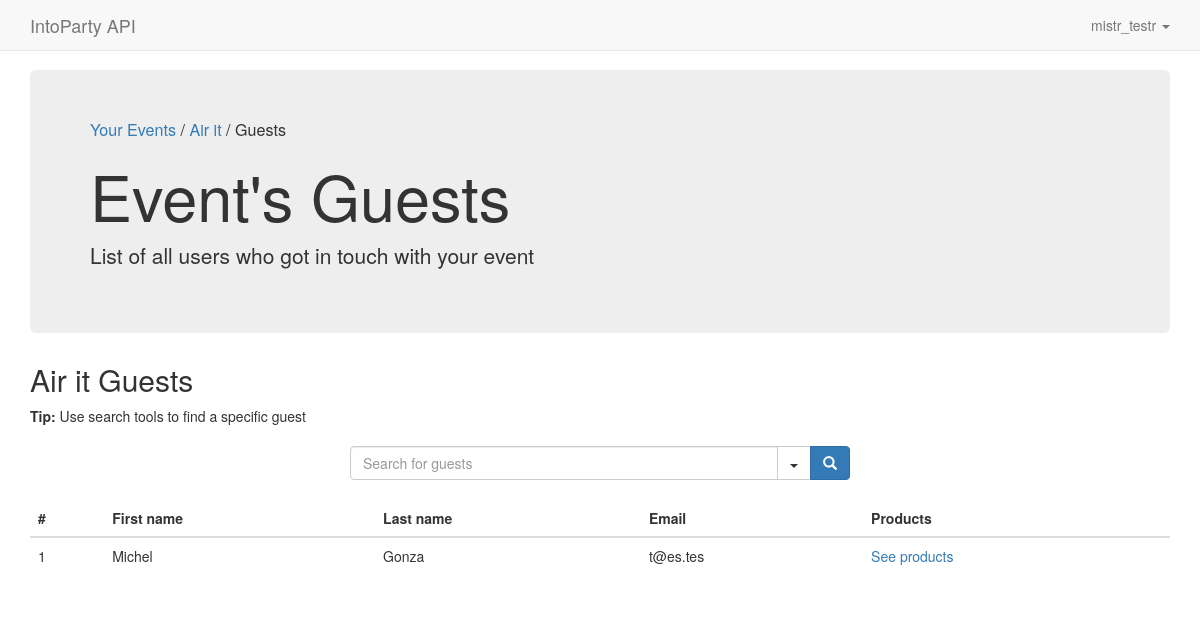
The app's page /events/2/guests/ (signed in) with its own data.
### web/models.py (models this page shows, shortened)
class Event(models.Model):
  name = models.CharField(max_length=200)
  organizer = models.ForeignKey(User)
  location = models.CharField(max_length=100, blank=True)
  description = models.TextField(default='', blank=True)
  STATUS_CHOICES = (
      ('OP', 'Open'),
      ('CL', 'Closed'),
      ('IO', 'Invite Only'),
      ('IN', 'Invisible'),
    )
  status =  models.CharField(max_length=2, choices=STATUS_CHOICES, default='IN')
  start_time = models.DateTimeField(default=timezone.now)
  end_time =  models.DateTimeField()
  facebook_share_img_url = models.URLField(default='', blank=True)
  ticketshop_url = models.URLField(default='', blank=True)
  sold_out = models.BooleanField(default=False)

class Guest(models.Model):
  event = models.ForeignKey(Event, on_delete=models.CASCADE)
  user = models.ForeignKey(User)

### web/views.py (the view)
# urls.py: url(r'^events/(?P<event_id>[0-9]+)/guests/$', views.guests, name='guests'),
@login_required
def guests(request, event_id):
  event = get_event_or_404(request.user, event_id)
  guests = event.guest_set.all()
  context = {
    'event' : event,
    'guests' : guests,
  }
  return render(request, 'web/guests.html', context)

### web/templatetags/breadcrumbs.py (called while the page is built, shortened)
@register.tag
def breadcrumb(parser, token):
  return BreadcrumbNode(token.split_contents()[1:])

@register.tag
def breadcrumb_url(parser, token):
  bits = token.split_contents()
  if len(bits)==2:
    return breadcrumb(parser, token)
  title = bits.pop(1)
  token.contents = ' '.join(bits)
  url_node = url(parser, token)
  return UrlBreadcrumbNode(title, url_node)

def create_crumb(title, url=None):
  crumb = "/"
  if url:
    crumb = "<a href='%s'>%s</a> %s" % (url, title, crumb)
  else:
    crumb = "%s" %  (title)
  return crumb

  def render(self, context):
    title = self.vars[0].var
    if title.find("'")==-1 and title.find('"')==-1:
      try:
        val = self.vars[0]
        title = val.resolve(context)
      except:
        title = ''
    else:
      title=title.strip("'").strip('"')
      title=smart_text(title)
    url = None
    return create_crumb(title, url)

  def render(self, context):
    title = self.title.var
    if title.find("'")==-1 and title.find('"')==-1:
      try:
        val = self.title
        title = val.resolve(context)
      except:
        title = ''
    else:
      title=title.strip("'").strip('"')
      title=smart_text(title)
    url = self.url_node.render(context)
    return create_crumb(title, url)

### web/views.py (called while the page is built)
def get_event_or_404(user, event_id):
  event = get_object_or_404(Event, pk=event_id)
  if (event.organizer != user):
    raise Http404("Event does not exist")
  else:
    return event

### web/templates/web/guests.html (shortened to what this page needs)
{% extends 'web/base.html' %}
{% load breadcrumbs %}
{% block bread %}
  {% breadcrumb_url 'Your Events' 'events' %}
  {% breadcrumb_url event.name 'single_event' event_id=event.id %}
  {% breadcrumb 'Guests' %}
{% endblock %}
{% block jumbo %}
  <h1>Event's Guests</h1>
  <p>List of all users who got in touch with your event</p>
{% endblock %}
{% block content %}
 <h2>{{ event.name }} Guests</h2>
  <p><strong>Tip:</strong> Use search tools to find a specific guest</p>
  <div class="row mt-20">
    <div class="col-md-12">
      <div class="input-group" id="adv-search">
        <input type="text" class="form-control" placeholder="Search for guests" />
        <div class="input-group-btn">
          <div class="btn-group" role="group">
            <div class="dropdown dropdown-lg">
              <button type="button" class="btn btn-default dropdown-toggle" data-toggle="dropdown" aria-expanded="false"><span class="caret"></span></button>
            </div>
            <button type="button" class="btn btn-primary"><span class="glyphicon glyphicon-search" aria-hidden="true"></span></button>
          </div>
        </div>
      </div>
    </div>
  </div>
  <table class="mt-20 table">
    <thead>
      <tr>
        <th>#</th>
        <th>First name</th>
        <th>Last name</th>
        <th>Email</th>
        <th>Products</th>
      </tr>
    </thead>
    <tbody>
      {% for guest in guests %}
        <tr>
          <td>{{ forloop.counter }}</td>
          <td>{{ guest.user.first_name }}</td>
          <td>{{ guest.user.last_name }}</td>
          <td>{{ guest.user.email }}</td>
          <td><a href="{% url 'guest_products' event_id=event.id guest_id=guest.id%}">See products</a></td>
        </tr>
      {% endfor %}
    </tbody>
  </table>
{% endblock %}

### web/templates/web/base.html (shortened to what this page needs)
{% load staticfiles %}
<!DOCTYPE html>
<html lang="en">
<head>
  <link rel="stylesheet" type="text/css" href="{% static 'web/css/style.css' %}" >
  <link rel="stylesheet" href="http://maxcdn.bootstrapcdn.com/bootstrap/3.3.6/css/bootstrap.min.css">
</head>
<body>
<nav class="navbar navbar-default navbar-fixed-top">
  <div class="container">
    <div class="navbar-header">
      <a class="navbar-brand" href="/">IntoParty API</a>
    </div>
    <ul class="nav navbar-nav navbar-right">
      <li class="dropdown">
        <a href="#" class="dropdown-toggle" data-toggle="dropdown" role="button" aria-haspopup="true" aria-expanded="false">{{ user.username }} <span class="caret"></span></a>
      </li>
    </ul>
  </div>
</nav>
<div class="container">
  <div class="jumbotron">
    <p class="route">{% block bread %}{% endblock %}</p>
    {% block jumbo %}{% endblock %}
  </div>
  {% block content %}{% endblock %}
</div>
</body>
</html>

### web/static/web/css/style.css (style rules this page uses)
body { padding-top: 70px; }
.mt-20 { margin-top: 20px; }
.jumbotron .route { font-size: 115%; }
.input-group-btn .btn-group { display: flex !important; }
.btn-group .btn { border-radius: 0; margin-left: -1px; }
.btn-group .btn:last-child { border-top-right-radius: 4px; border-bottom-right-radius: 4px; }
@media screen and (min-width: 768px) { #adv-search { width: 500px; margin: 0 auto; } }
@media screen and (min-width: 768px) { .dropdown.dropdown-lg { position: static !important; } }

### records on screen
Event: name+id "Air it /", name "Air it"
Guest: user.first_name "Michel", user.last_name "Gonza", user.email "t@es.tes"

### other values on screen
{{ user.username }} "mistr_testr"
